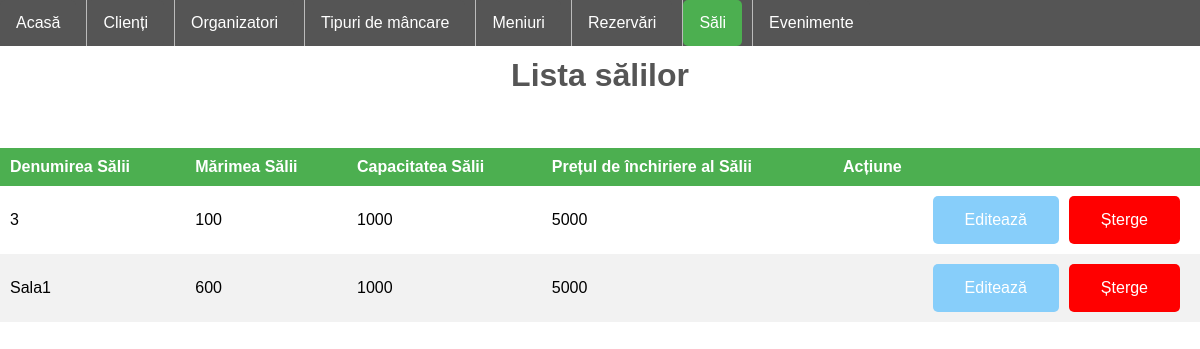
The app's page /PHP/sali.php with its own data.
### tables this page shows
CREATE TABLE `sala` (
  `idSala` int(11) NOT NULL,
  `denumire_sala` varchar(255) NOT NULL,
  `marime_sala` int(11) NOT NULL,
  `capacitate_sala` int(11) NOT NULL,
  `pret_inchiriere` int(11) NOT NULL,
  `idBallroom` int(11) NOT NULL
);

### PHP/sali.php (the view, shortened to what this page needs)
<!DOCTYPE html>
<!DOCTYPE html>
<html>
<head>
	<link rel="stylesheet" type="text/css">
</head>
<body>
	<ul class="a">
  		<li class="a"><a href="home.php">Acasă</a></li>
  		<li class="a"><a href="clienti.php">Clienți</a>
  		<li class="a"><a href="organizatori.php">Organizatori</a></li>
  		<li class="a"><a href="mancare.php">Tipuri de mâncare</a></li>
  		<li class="a"><a href="meniuri.php">Meniuri</a></li>
  		<li class="a"><a href="rezervari.php">Rezervări</a></li>
  		<li class="dropdown"><a class ="active" href="sali.php" class="dropbtn">Săli</a>
      		</li>
  		<li class="a"><a href="evenimente.php">Evenimente</a></li>
	</ul>
	<br>
	<br>
	<h1>Lista sălilor</h1>
	<p>
	<?php
		$mysqli = new mysqli('localhost', 'root', '', 'ballroom');
		$sql= "SELECT * FROM sala";
		$result = $mysqli->query($sql);
	?>
	<div class="row justify-content-center">
		<table class ="table">
			<thead>
				<tr>
					<th>Denumirea Sălii</th>
					<th>Mărimea Sălii</th>
					<th>Capacitatea Sălii</th>
					<th>Prețul de închiriere al Sălii</th>
					<th colspan="2">Acțiune</th>
				</tr>
			</thead>
			<?php
				while ($row = $result->fetch_assoc()): ?>
					<tr>
						<td><?php echo $row['denumire_sala']; ?></td>
						<td><?php echo $row['marime_sala']; ?></td>
						<td><?php echo $row['capacitate_sala']; ?></td>
						<td><?php echo $row['pret_inchiriere']; ?></td>
						<td>
							<a href="procesaresala.php?delete=<?php echo $row['idSala'];?>" class="btnd btn delete">Șterge</a>
							<a href="sali.php?edit=<?php echo $row['idSala'];?>" class="btn">Editează</a>
						</td>
					</tr>
			<?php endwhile; ?>
		</table>
	</div>
	</p>
</body>
</html>

### PHP/sali.php (style rules this page uses)
* { box-sizing: border-box; font-family: sans-serif; -webkit-font-smoothing: antialiased; -moz-osx-font-smoothing: grayscale; }
body { margin: 0; background-repeat: no-repeat; background-attachment: fixed; background-size: auto; background-position: left bottom; display: flex; justify-content: top; height: 100vh; flex-direction: column; }
ul.a { list-style-type: none; margin: 0; padding: 0; overflow: hidden; background-color: #555; position: fixed; width: 100%; }
li { float: left; border-right: 1px solid #bbb; }
li:last-child { border-right: none; }
li a, .dropbtn { display: inline-block; color: white; text-align: center; padding: 14px 16px; text-decoration: none; }
li.dropdown { display: inline-block; }
.active { background-color: #4CAF50; }
a { float:right; background: #555; padding: 10px 15px; color: #fff; border-radius: 5px; margin-right: 10px; border: none; text-decoration: none; }
a.btn { background-color: #87CEFA; border: none; color: white; padding: 15px 32px; text-align: center; text-decoration: none; display: inline-block; font-size: 16px; }
a.btnd { background-color: red; border: none; color: white; padding: 15px 32px; text-align: center; text-decoration: none; display: inline-block; font-size: 16px; }
h1 { text-align: center; color: #555; }
table { border-collapse: collapse; width: 100%; }
th, td { text-align: left; padding: 10px; }
tr:nth-child(even) { background-color: #f2f2f2 }
th { background-color: #4CAF50; color: white; }

### records on screen
sala: denumire_sala "3", marime_sala "100", capacitate_sala "1000", pret_inchiriere "5000"
sala: denumire_sala "Sala1", marime_sala "600", capacitate_sala "1000", pret_inchiriere "5000"
